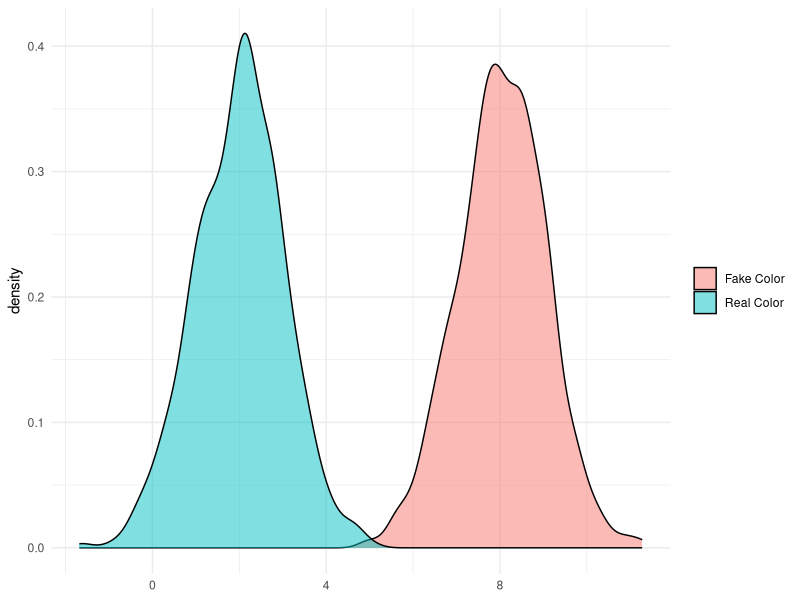
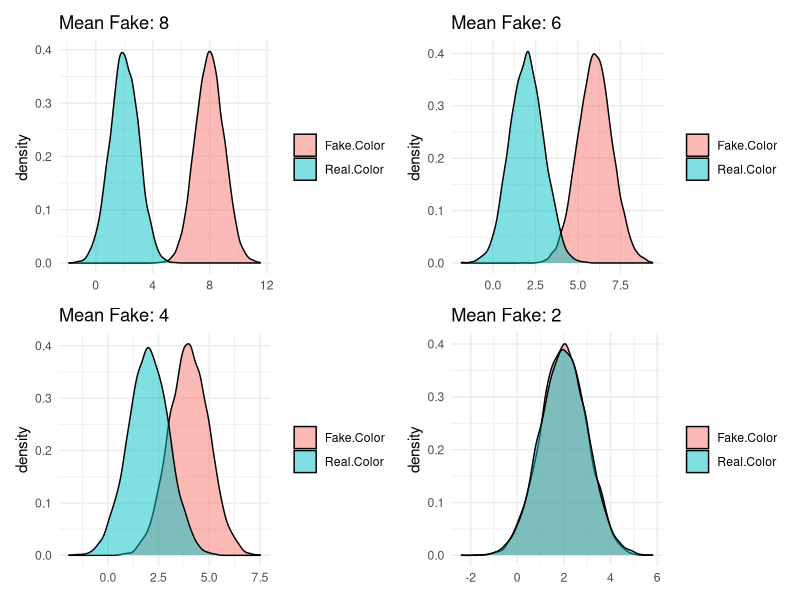

Generate these figures, in order, with R:
## ---- chunk 1
library(tidyverse)
library(patchwork)
n = 1000


art_forger_examp = tibble(`Fake Color` = rnorm(n, mean = 8),
                              `Real Color` = rnorm(n, mean = 2)) |>
                            pivot_longer(everything())

ggplot(art_forger_examp, aes(x = value, fill = name)) +
  geom_density(alpha = 0.5) +
  labs(fill = NULL, x = NULL) +
  theme_minimal()



## ---- chunk 2



iterative_interactions <- function(n, m = 2, m2_start = 8, steps = 5) {
  mean_fake_values <- seq(m2_start, m, length.out = steps)

  plots <- map(mean_fake_values, function(m2) {
    plot_dat <- data.frame(
      `Fake Color` = rnorm(n, mean = m2),
      `Real Color` = rnorm(n, mean = m)
    ) |> tidyr::pivot_longer(everything())

    ggplot(plot_dat, aes(x = value, fill = name)) +
      geom_density(alpha = 0.5) +
      labs(fill = NULL, x = NULL, title = paste("Mean Fake:", round(m2, 2))) +
      theme_minimal()
  })

  # Combine the plots using patchwork
  wrap_plots(plots, ncol = 2)
}

# Run simulation for different sample sizes
sims <- iterative_interactions(n = 10000, steps = 4)


sims


